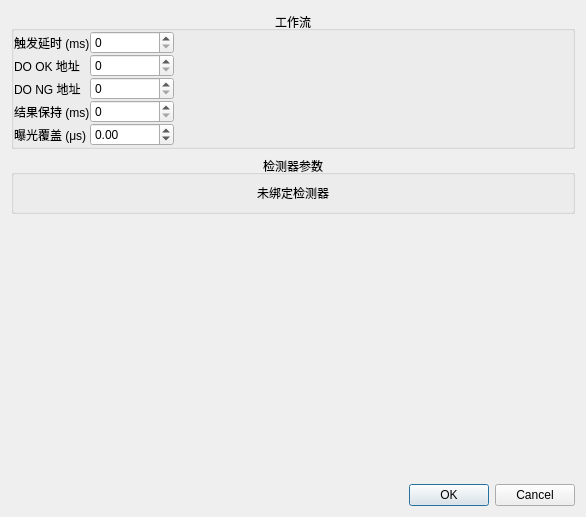
<?xml version="1.0" encoding="UTF-8"?>
<ui version="4.0">
 <class>WorkflowConfigDialog</class>
 <widget class="QDialog" name="WorkflowConfigDialog">
  <property name="geometry">
   <rect>
    <x>0</x>
    <y>0</y>
    <width>586</width>
    <height>517</height>
   </rect>
  </property>
  <property name="windowTitle">
   <string>工作流配置</string>
  </property>
  <layout class="QVBoxLayout" name="verticalLayout">
   <item>
    <widget class="QGroupBox" name="groupBox_common">
     <property name="title">
      <string>工作流</string>
     </property>
     <property name="alignment">
      <set>Qt::AlignmentFlag::AlignCenter</set>
     </property>
     <layout class="QGridLayout" name="gridLayout">
      <property name="sizeConstraint">
       <enum>QLayout::SizeConstraint::SetMaximumSize</enum>
      </property>
      <property name="leftMargin">
       <number>0</number>
      </property>
      <property name="topMargin">
       <number>0</number>
      </property>
      <property name="rightMargin">
       <number>0</number>
      </property>
      <property name="bottomMargin">
       <number>0</number>
      </property>
      <property name="spacing">
       <number>0</number>
      </property>
      <item row="2" column="0">
       <widget class="QLabel" name="label_doNg">
        <property name="text">
         <string>DO NG 地址</string>
        </property>
       </widget>
      </item>
      <item row="4" column="0">
       <widget class="QLabel" name="label_exposure">
        <property name="text">
         <string>曝光覆盖 (μs)</string>
        </property>
       </widget>
      </item>
      <item row="2" column="1">
       <widget class="QSpinBox" name="spinBox_doNgAddr">
        <property name="maximum">
         <number>4095</number>
        </property>
       </widget>
      </item>
      <item row="0" column="1">
       <widget class="QSpinBox" name="spinBox_delayMs">
        <property name="maximum">
         <number>9999</number>
        </property>
       </widget>
      </item>
      <item row="4" column="1">
       <widget class="QDoubleSpinBox" name="doubleSpinBox_exposure">
        <property name="specialValueText">
         <string>不覆盖</string>
        </property>
        <property name="minimum">
         <double>-1.000000000000000</double>
        </property>
        <property name="maximum">
         <double>999999.000000000000000</double>
        </property>
       </widget>
      </item>
      <item row="3" column="0">
       <widget class="QLabel" name="label_hold">
        <property name="text">
         <string>结果保持 (ms)</string>
        </property>
       </widget>
      </item>
      <item row="1" column="1">
       <widget class="QSpinBox" name="spinBox_doOkAddr">
        <property name="maximum">
         <number>4095</number>
        </property>
       </widget>
      </item>
      <item row="0" column="0">
       <widget class="QLabel" name="label_delay">
        <property name="text">
         <string>触发延时 (ms)</string>
        </property>
       </widget>
      </item>
      <item row="1" column="0">
       <widget class="QLabel" name="label_doOk">
        <property name="text">
         <string>DO OK 地址</string>
        </property>
       </widget>
      </item>
      <item row="3" column="1">
       <widget class="QSpinBox" name="spinBox_resultHoldMs">
        <property name="maximum">
         <number>9999</number>
        </property>
       </widget>
      </item>
      <item row="0" column="2">
       <spacer name="horizontalSpacer">
        <property name="orientation">
         <enum>Qt::Orientation::Horizontal</enum>
        </property>
        <property name="sizeHint" stdset="0">
         <size>
          <width>40</width>
          <height>20</height>
         </size>
        </property>
       </spacer>
      </item>
      <item row="1" column="2">
       <spacer name="horizontalSpacer_2">
        <property name="orientation">
         <enum>Qt::Orientation::Horizontal</enum>
        </property>
        <property name="sizeHint" stdset="0">
         <size>
          <width>40</width>
          <height>20</height>
         </size>
        </property>
       </spacer>
      </item>
      <item row="2" column="2">
       <spacer name="horizontalSpacer_3">
        <property name="orientation">
         <enum>Qt::Orientation::Horizontal</enum>
        </property>
        <property name="sizeHint" stdset="0">
         <size>
          <width>40</width>
          <height>20</height>
         </size>
        </property>
       </spacer>
      </item>
      <item row="3" column="2">
       <spacer name="horizontalSpacer_4">
        <property name="orientation">
         <enum>Qt::Orientation::Horizontal</enum>
        </property>
        <property name="sizeHint" stdset="0">
         <size>
          <width>40</width>
          <height>20</height>
         </size>
        </property>
       </spacer>
      </item>
      <item row="4" column="2">
       <spacer name="horizontalSpacer_5">
        <property name="orientation">
         <enum>Qt::Orientation::Horizontal</enum>
        </property>
        <property name="sizeHint" stdset="0">
         <size>
          <width>40</width>
          <height>20</height>
         </size>
        </property>
       </spacer>
      </item>
     </layout>
    </widget>
   </item>
   <item>
    <widget class="QGroupBox" name="groupBox_detector">
     <property name="title">
      <string>检测器参数</string>
     </property>
     <property name="alignment">
      <set>Qt::AlignmentFlag::AlignCenter</set>
     </property>
     <layout class="QVBoxLayout" name="verticalLayout_detector">
      <item>
       <widget class="QLabel" name="label_noDetector">
        <property name="text">
         <string>未绑定检测器</string>
        </property>
        <property name="alignment">
         <set>Qt::AlignmentFlag::AlignCenter</set>
        </property>
       </widget>
      </item>
     </layout>
    </widget>
   </item>
   <item>
    <spacer>
     <property name="orientation">
      <enum>Qt::Orientation::Vertical</enum>
     </property>
     <property name="sizeType">
      <enum>QSizePolicy::Policy::Expanding</enum>
     </property>
     <property name="sizeHint" stdset="0">
      <size>
       <width>0</width>
       <height>0</height>
      </size>
     </property>
    </spacer>
   </item>
   <item>
    <widget class="QDialogButtonBox" name="buttonBox">
     <property name="standardButtons">
      <set>QDialogButtonBox::StandardButton::Cancel|QDialogButtonBox::StandardButton::Ok</set>
     </property>
    </widget>
   </item>
  </layout>
 </widget>
 <resources/>
 <connections/>
</ui>
